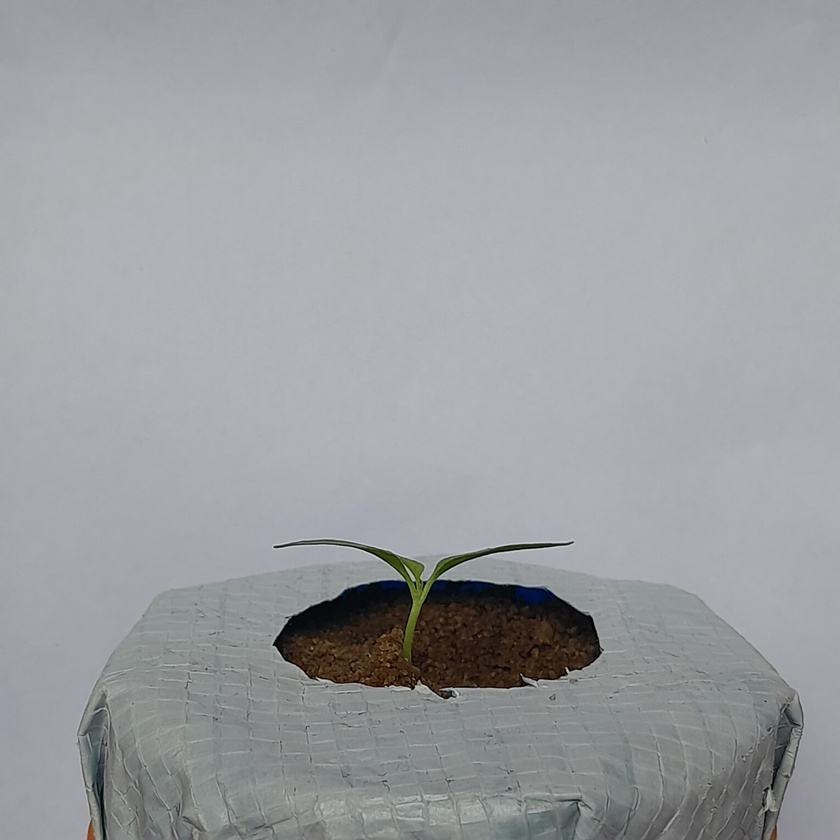
#> input picture Monitoring_Plant_Growth/side_view_pics/a.jpg, 840 x 840 px, shrunk from 3056 x 3056 before the run
$ jupyter execute Calculating_Leaf_area.ipynb
#> lines starting #> are read from the running program, lines starting #| are printed output that depends on the picture; after the words box and inside, x2 and y2 are one past the last pixel; in counts of white or black regions, pixels touching at a corner belong together
[cell 1]
import cv2
import numpy as np
import matplotlib.pyplot as plt

# List to store total leaf areas
total_leaf_areas = []

while True:
    # Load the image
    image_path = input("Enter image path (or 'q' to quit): ")
#> the answer given: side_view_pics/a.jpg
    if image_path.lower() == 'q':
        break

    img = cv2.imread(image_path)
#> img is the input picture: shape (840, 840, 3); mean B, G, R 161.2, 157.6, 156.4
    if img is None:
        print("Error: Could not load image.")
        continue

    img_rgb = cv2.cvtColor(img, cv2.COLOR_BGR2RGB)

    # Convert the image to HSV color space
    hsv = cv2.cvtColor(img, cv2.COLOR_BGR2HSV)
#> hsv: shape (840, 840, 3); mean H, S, V 104.5, 14.9, 162.4

    # Define the lower and upper bounds for the color green in HSV space
    lower_green = np.array([35, 50, 50])
    upper_green = np.array([85, 255, 255])

    # Create a mask to isolate green areas (likely leaves)
    green_mask = cv2.inRange(hsv, lower_green, upper_green)
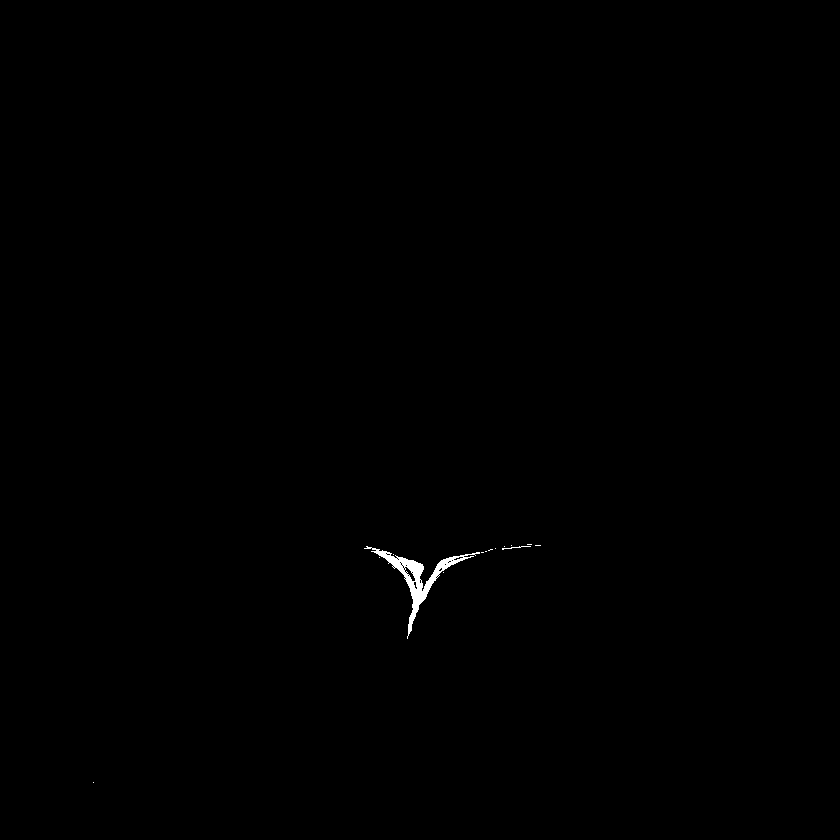
#> green_mask: shape (840, 840); 0.22% white; 14 white regions (12 under 20 px), largest, box (x1, y1, x2, y2) and area: (364, 546, 480, 639) 1468, (502, 546, 531, 550) 33

    # Morphological operations to remove noise
    kernel = np.ones((3, 3), np.uint8)
    cleaned_mask = cv2.morphologyEx(green_mask, cv2.MORPH_OPEN, kernel, iterations=2)
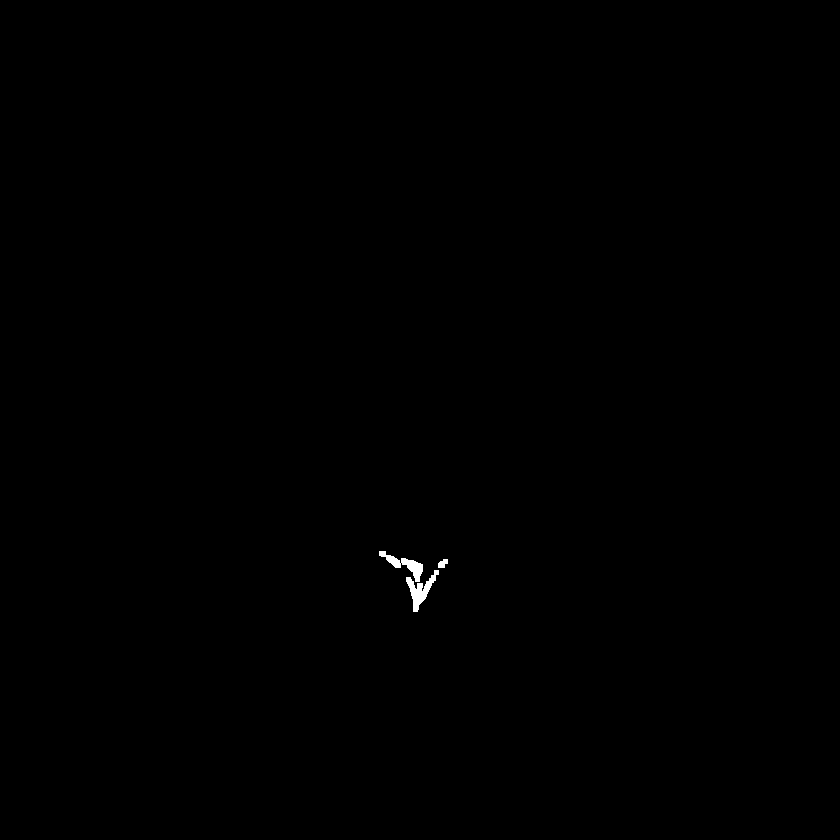
#> cleaned_mask: shape (840, 840); 0.14% white; 3 white regions, box (x1, y1, x2, y2) and area: (406, 570, 439, 612) 489, (379, 551, 423, 582) 426, (438, 559, 448, 568) 65
    cleaned_mask = cv2.morphologyEx(cleaned_mask, cv2.MORPH_CLOSE, kernel, iterations=2)
#> cleaned_mask: shape (840, 840); 0.15% white; 1 white region

    # Find contours of detected green areas
    contours, _ = cv2.findContours(cleaned_mask, cv2.RETR_EXTERNAL, cv2.CHAIN_APPROX_SIMPLE)
#> contours = 1 contour; box (x1, y1, x2, y2) and area: (379, 551, 448, 612) 908

    # Filter small contours (noise) by area
    min_leaf_area = 100
    leaf_contours = [cnt for cnt in contours if cv2.contourArea(cnt) > min_leaf_area]
#> leaf_contours has the same summary as contours

    # Count leaves and calculate total area
    leaf_count = len(leaf_contours)
#> leaf_count = 1
    total_leaf_area = sum(cv2.contourArea(cnt) for cnt in leaf_contours)
#> total_leaf_area = 908
    total_leaf_areas.append(total_leaf_area)

    # Draw contours and areas on the image
    img_with_green_leaves = img_rgb.copy()
    for cnt in leaf_contours:
        area = cv2.contourArea(cnt)
        cv2.drawContours(img_with_green_leaves, [cnt], -1, (0, 255, 0), 2)
        x, y, w, h = cv2.boundingRect(cnt)
        cv2.putText(img_with_green_leaves, f'{int(area)} px', (x, y - 10), cv2.FONT_HERSHEY_SIMPLEX, 1.8, (255, 0, 0), 2)
#> this loop made 1 pass
#> (area, x, y, w, h) on pass 1: (908, 379, 551, 69, 61)
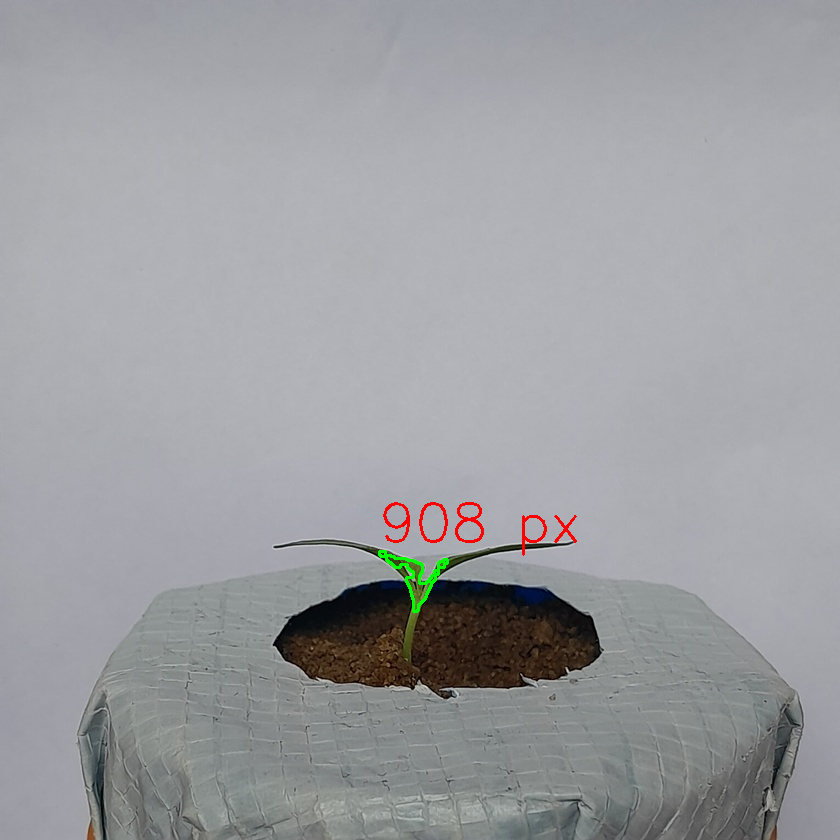
#> img_with_green_leaves: shape (840, 840, 3); mean R, G, B 156.5, 157.5, 160.8

    # Display results
    plt.figure(figsize=(5, 5))
    plt.imshow(img_with_green_leaves)
    plt.title(f'Leaf Count: {leaf_count}, Total Area: {int(total_leaf_area)} px')
    plt.axis('off')
    plt.show()

    # Plot the area progression
    plt.figure(figsize=(8, 5))
    plt.plot(total_leaf_areas, marker='o', linestyle='-')
    plt.title('Total Leaf Area Over Time')
    plt.xlabel('Image Count')
    plt.ylabel('Total Leaf Area (pixels)')
    plt.grid(True)
    plt.show()
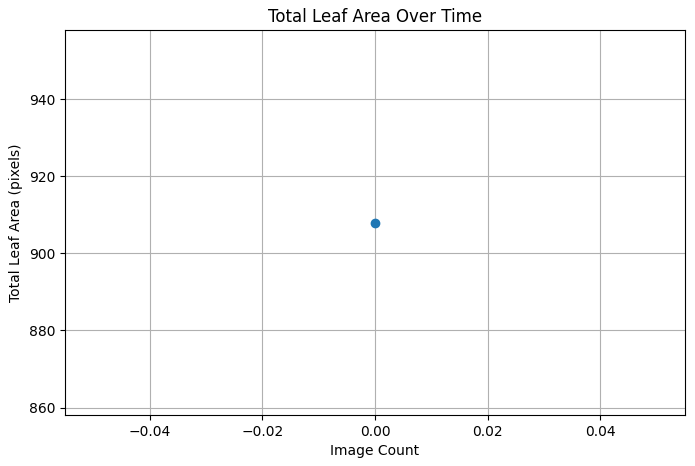
#> figure drawn by matplotlib, 1 panel

    # Print the final leaf count and individual areas
    print(f"Total number of leaves detected: {leaf_count}")
#| Total number of leaves detected: 1
    print("Areas of individual leaves:")
    for i, cnt in enumerate(leaf_contours, 1):
        area = cv2.contourArea(cnt)
        print(f"Leaf {i}: {int(area)} pixels")
#> this loop made 1 pass
#> (i, area) on pass 1: (1, 908)
#| Leaf 1: 908 pixels

    print(f"Total area of leaves: {int(total_leaf_area)} pixels")
#| Total area of leaves: 908 pixels
#> the answer given: side_view_pics/b.jpg
#> the answer given: side_view_pics/b.jpg

$ run again, on Monitoring_Plant_Growth/side_view_pics/c.jpg
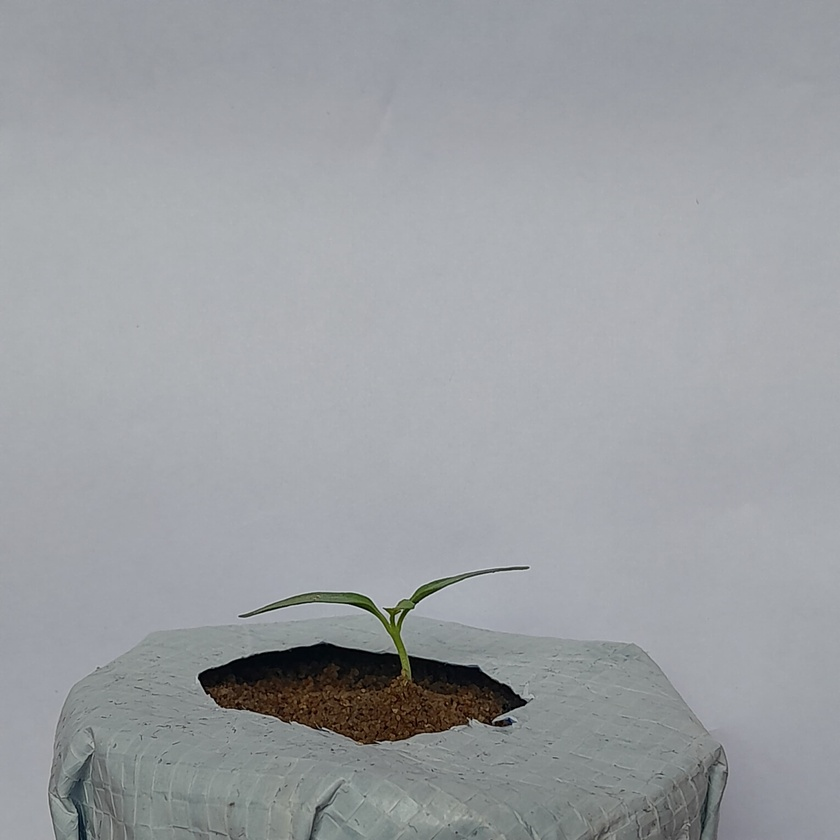
#> input picture Monitoring_Plant_Growth/side_view_pics/c.jpg, 840 x 840 px, shrunk from 3056 x 3056 before the run
#> img is the input picture: shape (840, 840, 3); mean B, G, R 162.4, 158.7, 155.7
#> hsv: shape (840, 840, 3); mean H, S, V 103.3, 16, 163.3
#> `green_mask = cv2.inRange(hsv, lower_green, upper_green)`:
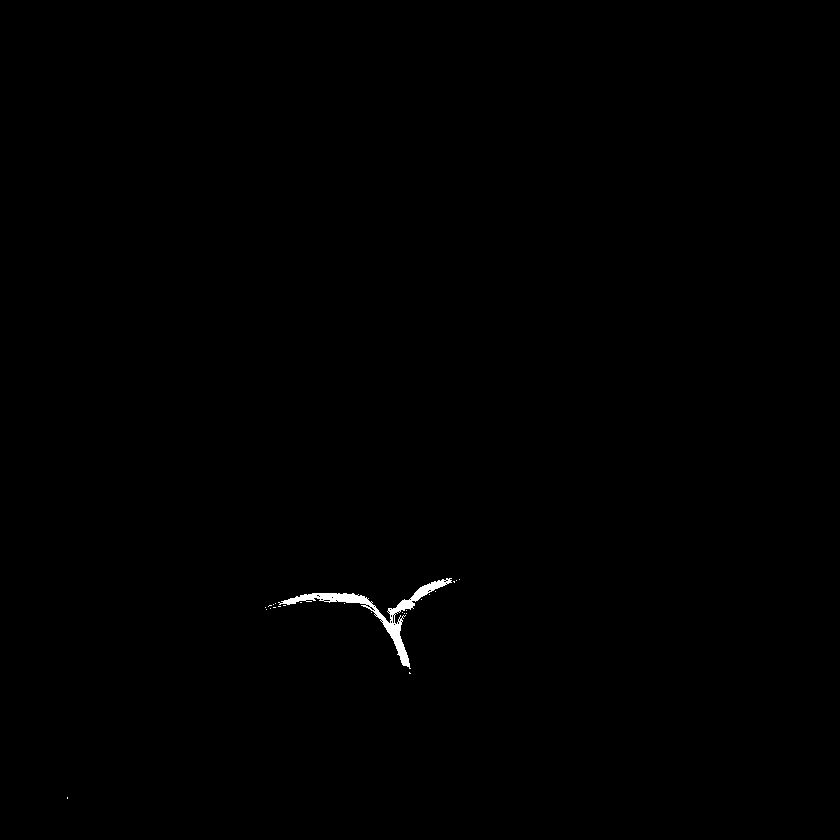
#> green_mask: shape (840, 840); 0.26% white; 25 white regions (24 under 20 px), largest, box (x1, y1, x2, y2) and area: (278, 578, 452, 669) 1808
#> contours = 3 contours; box (x1, y1, x2, y2) and area: (288, 593, 368, 604) 443, (384, 622, 409, 666) 384, (397, 581, 444, 610) 340
#> leaf_contours has the same summary as contours
#> leaf_count = 3
#> total_leaf_area = 1168
#> the loop `for cnt in leaf_contours:` made 3 passes
#> (area, x, y, w, h) on passes 1 to 3: (384.5, 384, 622, 25, 44), (443, 288, 593, 80, 11), (340.5, 397, 581, 47, 29)
#> `plt.show()`:
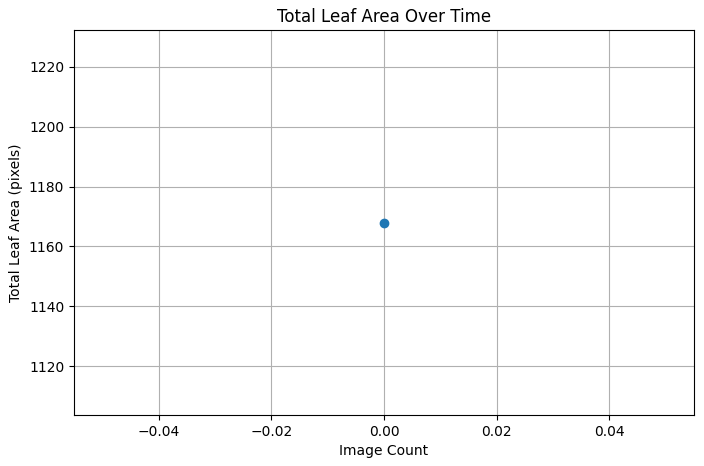
#> figure drawn by matplotlib, 1 panel
#| Total number of leaves detected: 3
#> the loop `for i, cnt in enumerate(leaf_contours, 1):` made 3 passes
#> area on passes 1 to 3: 384.5, 443, 340.5
#> (printed output is left out)
#| Total area of leaves: 1168 pixels
